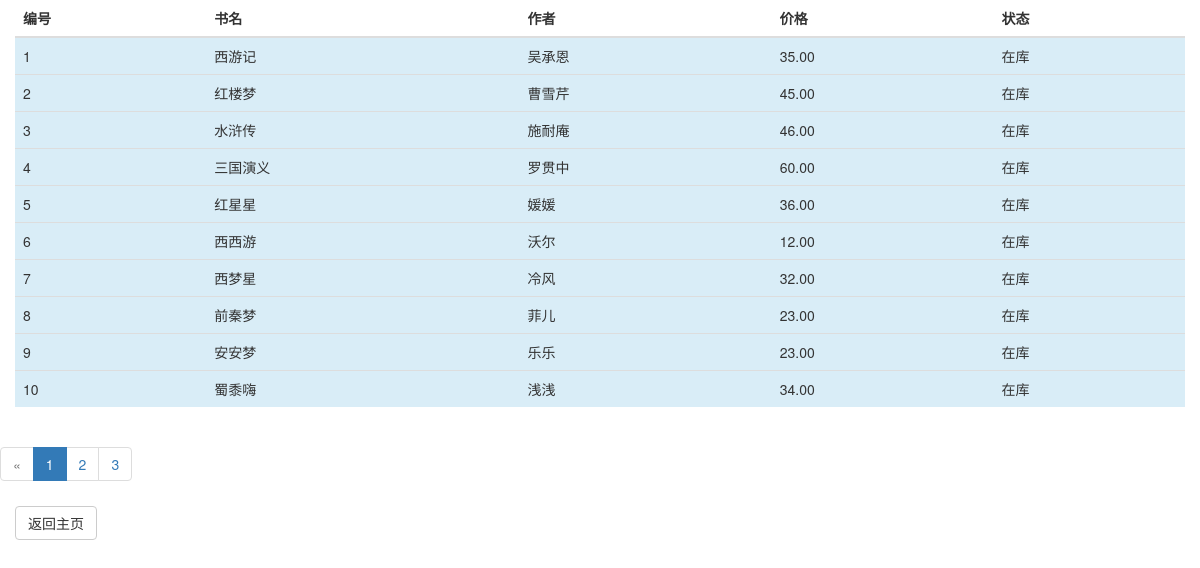
The app's page /library/select_all_books.php (signed in) with its own data.
### tables this page shows
CREATE TABLE `books` (
  `id` int(10) NOT NULL AUTO_INCREMENT,
  `name` varchar(10) NOT NULL,
  `author` varchar(10) NOT NULL,
  `price` float(5,2) NOT NULL,
  `status` tinyint(2) NOT NULL,
  PRIMARY KEY (`id`)
);

### library/select_all_books.php (the view, shortened to what this page needs)
<!DOCTYPE html>
<html lang="en">
<head>
    <link rel="stylesheet" href="css/bootstrap.min.css">
</head>
<body>
<?php
try {
    $dsn = 'mysql:dbname=library;host=localhost';
    $user = 'root';
    $password = '123456';
    $db = new PDO($dsn, $user, $password);
    $result = $db->query('SELECT * FROM books')->fetchAll();
}   catch(PDOException $e){
    die('程序出错');
}
?>
<div class="container-fluid">
    <div class="row">
        <div class="col-md-12">
            <table class="table">
                <thead>
                <tr>
                    <th>编号</th>
                    <th>书名</th>
                    <th>作者</th>
                    <th>价格</th>
                    <th>状态</th>
                </tr>
                </thead>
                <tbody>
                <?php
                foreach($result as $value){
                    echo '<tr class= "info">';
                    echo "<td>".$value['id']."</td>";
                    echo "<td>".$value['name']."</td>";
                    echo "<td>".$value['author']."</td>";
                    echo "<td>".$value['price']."</td>";
                    if($value['status']==1)
                        echo "<td>".'在库'."</td>";
                    else
                        echo "<td>".'借出'."</td>";
                }
                ?>
                </tbody>
            </table>
        </div>
    </div>
</div>
<nav aria-label="...">
    <ul class="pagination">
        <li class="disabled"><a href="#" aria-label="Previous"><span aria-hidden="true">&laquo;</span></a></li>
        <li class="active"><a href="#">1 <span class="sr-only">(current)</span></a></li>
        <li ><a href="#">2 <span class="sr-only">(current)</span></a></li>
        <li><a href="#">3 <span class="sr-only">(current)</span></a></li>
    </ul>
</nav>
<div class="container-fluid">
    <div class="btn-group" role="group" aria-label="...">
        <div class="col-md-12"></div> <a href="index.php"> <button type="button" class="btn btn-default">返回主页</button></a></div>
</div>
</body>
</html>

### records on screen
books: id "1", name "西游记", author "吴承恩", price "35.00", status "在库"
books: id "2", name "红楼梦", author "曹雪芹", price "45.00", status "在库"
books: id "3", name "水浒传", author "施耐庵", price "46.00", status "在库"
books: id "4", name "三国演义", author "罗贯中", price "60.00", status "在库"
books: id "5", name "红星星", author "媛媛", price "36.00", status "在库"
books: id "6", name "西西游", author "沃尔", price "12.00", status "在库"
books: id "7", name "西梦星", author "冷风", price "32.00", status "在库"
books: id "8", name "前秦梦", author "菲儿", price "23.00", status "在库"
books: id "9", name "安安梦", author "乐乐", price "23.00", status "在库"
books: id "10", name "蜀黍嗨", author "浅浅", price "34.00", status "在库"
